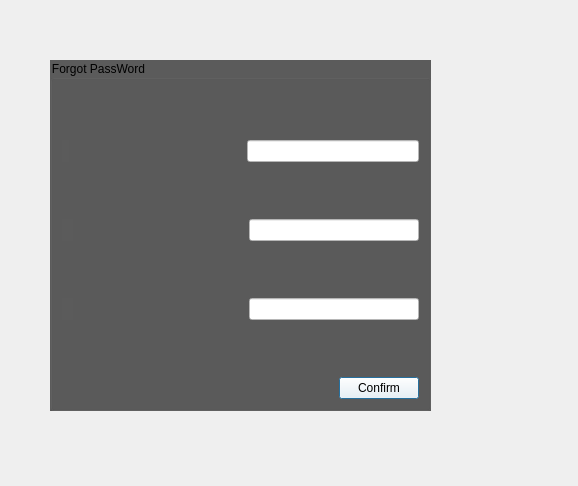
<?xml version="1.0" encoding="UTF-8"?>
<ui version="4.0">
 <class>popwindownewcreatepassword</class>
 <widget class="QDialog" name="popwindownewcreatepassword">
  <property name="geometry">
   <rect>
    <x>0</x>
    <y>0</y>
    <width>578</width>
    <height>486</height>
   </rect>
  </property>
  <property name="windowTitle">
   <string>Dialog</string>
  </property>
  <widget class="QGroupBox" name="groupBox">
   <property name="geometry">
    <rect>
     <x>50</x>
     <y>60</y>
     <width>381</width>
     <height>351</height>
    </rect>
   </property>
   <property name="styleSheet">
    <string notr="true">background-color: rgb(91, 91, 91);
font: 75 14pt &quot;MS Shell Dlg 2&quot;;</string>
   </property>
   <property name="title">
    <string>Forgot PassWord</string>
   </property>
   <layout class="QVBoxLayout" name="verticalLayout">
    <item>
     <spacer name="verticalSpacer_2">
      <property name="orientation">
       <enum>Qt::Vertical</enum>
      </property>
      <property name="sizeHint" stdset="0">
       <size>
        <width>20</width>
        <height>40</height>
       </size>
      </property>
     </spacer>
    </item>
    <item>
     <layout class="QHBoxLayout" name="horizontalLayout">
      <item>
       <widget class="QLabel" name="label">
        <property name="text">
         <string/>
        </property>
       </widget>
      </item>
      <item>
       <spacer name="horizontalSpacer">
        <property name="orientation">
         <enum>Qt::Horizontal</enum>
        </property>
        <property name="sizeHint" stdset="0">
         <size>
          <width>40</width>
          <height>20</height>
         </size>
        </property>
       </spacer>
      </item>
      <item>
       <widget class="QLineEdit" name="lineEdit">
        <property name="styleSheet">
         <string notr="true">background-color: rgb(255, 255, 255);
font: 8pt &quot;MS Shell Dlg 2&quot;;</string>
        </property>
       </widget>
      </item>
     </layout>
    </item>
    <item>
     <spacer name="verticalSpacer_3">
      <property name="orientation">
       <enum>Qt::Vertical</enum>
      </property>
      <property name="sizeHint" stdset="0">
       <size>
        <width>20</width>
        <height>33</height>
       </size>
      </property>
     </spacer>
    </item>
    <item>
     <layout class="QHBoxLayout" name="horizontalLayout_2">
      <item>
       <widget class="QLabel" name="label_2">
        <property name="font">
         <font>
          <family>MS Shell Dlg 2</family>
          <pointsize>14</pointsize>
          <weight>9</weight>
          <italic>false</italic>
          <bold>false</bold>
         </font>
        </property>
        <property name="styleSheet">
         <string notr="true"/>
        </property>
        <property name="text">
         <string/>
        </property>
       </widget>
      </item>
      <item>
       <spacer name="horizontalSpacer_2">
        <property name="orientation">
         <enum>Qt::Horizontal</enum>
        </property>
        <property name="sizeHint" stdset="0">
         <size>
          <width>40</width>
          <height>20</height>
         </size>
        </property>
       </spacer>
      </item>
      <item>
       <widget class="QLineEdit" name="lineEdit_2">
        <property name="styleSheet">
         <string notr="true">background-color: rgb(255, 255, 255);
font: 8pt &quot;MS Shell Dlg 2&quot;;</string>
        </property>
       </widget>
      </item>
     </layout>
    </item>
    <item>
     <spacer name="verticalSpacer">
      <property name="orientation">
       <enum>Qt::Vertical</enum>
      </property>
      <property name="sizeHint" stdset="0">
       <size>
        <width>20</width>
        <height>32</height>
       </size>
      </property>
     </spacer>
    </item>
    <item>
     <layout class="QHBoxLayout" name="horizontalLayout_5">
      <item>
       <widget class="QLabel" name="label_3">
        <property name="font">
         <font>
          <family>MS Shell Dlg 2</family>
          <pointsize>14</pointsize>
          <weight>9</weight>
          <italic>false</italic>
          <bold>false</bold>
         </font>
        </property>
        <property name="styleSheet">
         <string notr="true"/>
        </property>
        <property name="text">
         <string/>
        </property>
       </widget>
      </item>
      <item>
       <spacer name="horizontalSpacer_4">
        <property name="orientation">
         <enum>Qt::Horizontal</enum>
        </property>
        <property name="sizeHint" stdset="0">
         <size>
          <width>40</width>
          <height>20</height>
         </size>
        </property>
       </spacer>
      </item>
      <item>
       <widget class="QLineEdit" name="lineEdit_3">
        <property name="styleSheet">
         <string notr="true">background-color: rgb(255, 255, 255);
font: 8pt &quot;MS Shell Dlg 2&quot;;</string>
        </property>
       </widget>
      </item>
     </layout>
    </item>
    <item>
     <layout class="QHBoxLayout" name="horizontalLayout_4">
      <property name="spacing">
       <number>4</number>
      </property>
     </layout>
    </item>
    <item>
     <spacer name="verticalSpacer_4">
      <property name="orientation">
       <enum>Qt::Vertical</enum>
      </property>
      <property name="sizeHint" stdset="0">
       <size>
        <width>20</width>
        <height>33</height>
       </size>
      </property>
     </spacer>
    </item>
    <item>
     <layout class="QHBoxLayout" name="horizontalLayout_3">
      <item>
       <spacer name="horizontalSpacer_3">
        <property name="orientation">
         <enum>Qt::Horizontal</enum>
        </property>
        <property name="sizeHint" stdset="0">
         <size>
          <width>198</width>
          <height>20</height>
         </size>
        </property>
       </spacer>
      </item>
      <item>
       <widget class="QPushButton" name="pushButton">
        <property name="styleSheet">
         <string notr="true">background-color: rgb(255, 255, 255);
font: 75 14pt &quot;MS Shell Dlg 2&quot;;</string>
        </property>
        <property name="text">
         <string>Confirm</string>
        </property>
       </widget>
      </item>
     </layout>
    </item>
   </layout>
  </widget>
 </widget>
 <resources/>
 <connections/>
</ui>
